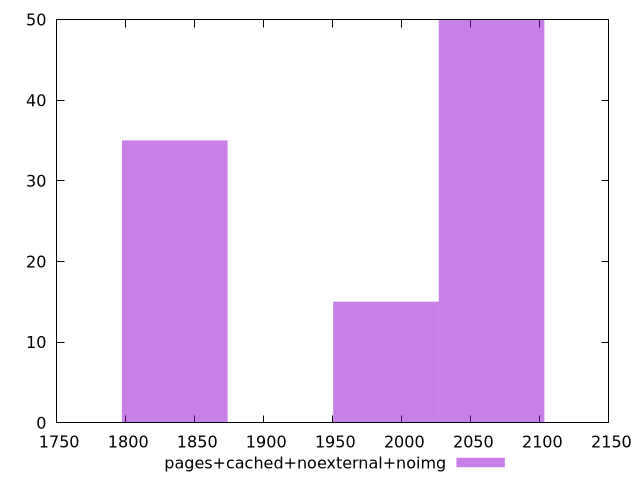

The script that saved this image:
$_pagesCachedNoexternalNoimg <<EOF
1835.5850647816378 35
2065.033197879343 50
1988.5504868467744 15
EOF
set key outside below
set terminal pngcairo
set output "report_00006_2020-11-02T20-21-41.718Z/metrics/pages+cached+noexternal+noimg//raw_hist.png"
set yrange [0:50]
set boxwidth 76.48271103256825
set style fill transparent solid 0.5 noborder
plot $_pagesCachedNoexternalNoimg title "pages+cached+noexternal+noimg" with boxes ,
